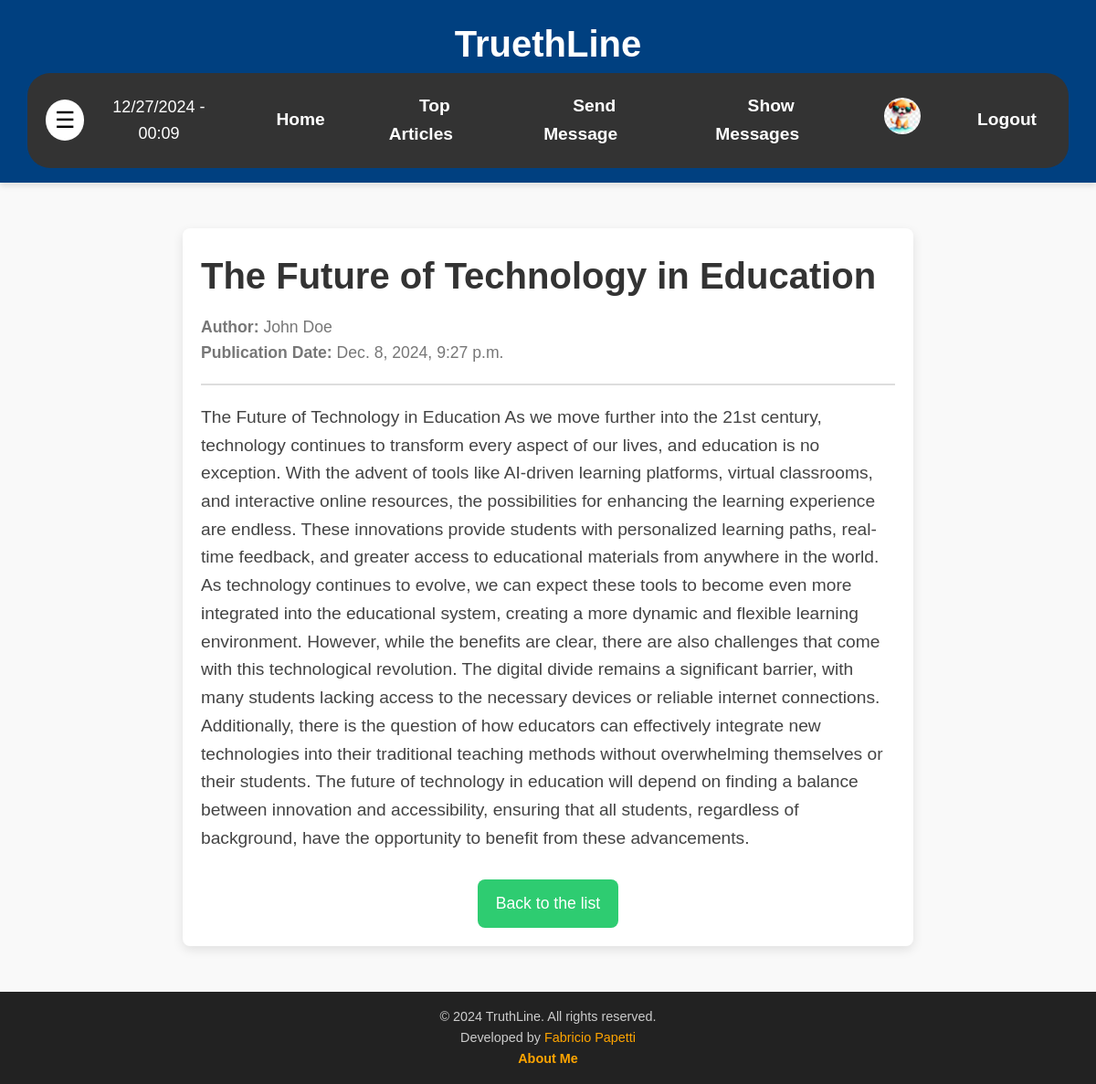
/articles/1/ (signed in), run on the app's committed database.
### users/modelsProfile.py (models this page shows, shortened)
class Profile(models.Model):
    user = models.OneToOneField(User, on_delete=models.CASCADE)
    photo = models.ImageField(upload_to="profile_picture/", null=True, blank=True)

### articles/models.py (models this page shows, shortened)
class Article(models.Model):
    title = models.CharField(max_length=255)
    author = models.CharField(max_length=100)
    content = models.TextField()
    publication_date = models.DateTimeField(auto_now_add=True)
    last_updated = models.DateTimeField(auto_now=True)
    is_published = models.BooleanField(default=False)

### articles/views.py (the view)
# urls.py: path('<int:id>/', getArticleDetail, name='article_detail'),
def getArticleDetail(request, id):
    article = get_object_or_404(Article, id=id)
    return render(request, "articles/article_detail.html", {"article": article})

### articles/templates/articles/article_detail.html (shortened to what this page needs)
{% extends 'homepage/base.html' %}
{% load static %}
{% block content %}
    <div class="article-container-detail">
        <div class="article-header-detail">
            <h1>{{ article.title }}</h1>
            <p><strong>Author:</strong> {{ article.author }}</p>
            <p><strong>Publication Date:</strong> {{ article.publication_date }}</p>
        </div>
        <div class="article-content-detail">
            <p>{{ article.content }}</p>
        </div>
        <div class="article-actions">
            <a href="{% url 'articles' %}" class="btn-back-detail">Back to the list</a>
        </div>
    </div>
{% endblock content %}

### homepage/templates/homepage/base.html (shortened to what this page needs)
{% load static %}
<!DOCTYPE html>
<html lang="en">
<head>
    <link  href="{% static  'homepage/css/styles.css' %}" rel="stylesheet">
    <link  href="{% static  'articles/css/styles.css' %}" rel="stylesheet">
    <link  href="{% static  'users/css/styles.css' %}" rel="stylesheet">
    <link  href="{% static  'messaging/css/styles.css' %}" rel="stylesheet">
    <link rel="stylesheet" href="https://cdnjs.cloudflare.com/ajax/libs/animate.css/4.1.1/animate.min.css"/>
</head>
<body>
    <header>
        <div class="logo">
            <h1>TruethLine</h1>
        </div>
        <nav>
            <div class="menu-container">
                <button class="menu-btn" onclick="toggleCategories()">☰</button>
                <ul class="navbar">
                    <li id="current-time"></li>
                    <a href="{% url 'inicio' %}"><li>Home</li></a>
                    <a href="{% url 'articles' %}"><li>Top Articles</li></a>
                    <a href="{% url 'messaging:send_message' %}"><li>Send Message</li></a>
                    <a href="{% url 'messaging:show_messages' %}"><li>Show Messages</li></a>
                    {% if user.is_authenticated %}
                    <a href="{% url 'user_profile' %}">
                        <li>
                            {% if user.profile.photo %}
                                <img src="{{ user.profile.photo.url }}" alt="Profile" class="profile-picture-small">
                            {% else %}
                                <img src="{% static 'users/assets/blank-profile-picture.webp' %}" alt="Profile" class="profile-picture-small">
                            {% endif %}
                        </li>
                    </a>
                        <a href="{% url 'logout' %}"><li>Logout</li></a>
                    {% else %}
                        <a href="{% url 'login' %}"><li>Login</li></a>
                        <a href="{% url 'register' %}"><li>Sing Up</li></a>
                    {% endif %}
                </ul>
            </div>
        </nav>
    </header>
    <main>
        {% block content %}
        {% endblock content %}
    </main>
    <footer>
        <div class="footer-content">
            <p>&copy; 2024 TruthLine. All rights reserved.</p>
            <p>
                Developed by <a href="https://github.com/fabrixindex" target="_blank">Fabricio Papetti</a>
            </p>
            <p>
                <a href="{% url 'about_me' %}" class="footer-about-link">About Me</a>
            </p>
        </div>
    </footer>
</body>
</html>

### homepage/static/homepage/css/styles.css (style rules this page uses)
* { margin: 0; padding: 0; box-sizing: border-box; font-family: 'Arial', sans-serif; }
body { background-color: #f9f9f9; color: #333; line-height: 1.6; }
header { background-color: #004080; color: #fff; padding: 1rem 0; text-align: center; box-shadow: 0 4px 6px rgba(0, 0, 0, 0.1); }
.logo h1 { font-size: 2.5rem; font-weight: bold; }
.navbar { display: flex; justify-content: center; gap: 2rem; list-style: none; margin-top: 1rem; }
.navbar li { display: inline; justify-content: space-around; }
.navbar a { text-decoration: none; color: #fff; font-size: 1.2rem; font-weight: bold; transition: color 0.3s ease-in-out; }
nav { width: 95%; margin: 0 auto; background-color: #333; z-index: 1000; border-radius: 25px; padding: 3px 0; }
.menu-container { display: flex; justify-content: space-between; align-items: center; padding: 10px 20px; }
.navbar { list-style-type: none; padding: 0; margin: 0; background-color: #333; color: #fff; display: flex; justify-content: space-between; align-items: center; }
.navbar li { padding: 15px; }
.menu-btn { background-color: #ffffff; color: rgb(0, 0, 0); border: none; border-radius: 100%; padding: 8px 10px; font-size: 25px; cursor: pointer; transition: background-color 0.3s ease; }
#current-time { text-align: center; padding: 10px; color: #fff; font-size: 18px; }
body { font-family: 'Arial', sans-serif; margin: 0; padding: 0; }
h1, p { margin: 0; }
main { width: 100%; box-sizing: border-box; }
footer { background-color: #222; color: #ccc; text-align: center; padding: 1rem; font-size: 0.9rem; }
.footer-content a { color: #ffa500; text-decoration: none; }
.footer-about-link { color: #6a11cb; text-decoration: none; font-weight: bold; transition: color 0.3s ease; }
body, html { height: 100%; margin: 0; }
body { display: flex; flex-direction: column; min-height: 100vh; }
main { flex: 1; }
.profile-picture-small { width: 40px; height: 40px; border-radius: 50%; object-fit: cover; }

### articles/static/articles/css/styles.css (style rules this page uses)
.article-container-detail { max-width: 800px; margin: 50px auto; padding: 20px; background-color: #fff; border-radius: 8px; box-shadow: 0 4px 12px rgba(0, 0, 0, 0.1); }
.article-header-detail { border-bottom: 2px solid #ddd; padding-bottom: 20px; margin-bottom: 20px; }
.article-header-detail h1 { font-size: 2.5rem; color: #333; margin-bottom: 10px; }
.article-header-detail p { font-size: 1.1rem; color: #777; }
.article-content-detail { font-size: 1.2rem; line-height: 1.6; color: #444; margin-bottom: 30px; }
.article-actions { display: flex; gap: 15px; justify-content: center; margin-top: 20px; }
.btn-back-detail { padding: 12px 20px; background-color: #2ecc71; color: #ffffff; text-decoration: none; border-radius: 8px; font-size: 1.1em; text-align: center; transition: background-color 0.3s ease, transform 0.2s ease; }

### data on the page
Article: title "The Future of Technology in Education", author "John Doe", publication_date "Dec. 8, 2024, 9:27 p.m.", content "The Future of Technology in Education As we move further into the 21st century, technology continues to transform every aspect of our lives, and education is no exception. With the advent of tools like AI-driven learning platforms, virtual classrooms, and interactive online resources, the possibilities for enhancing the learning experience are endless. These innovations provide students with personalized learning paths, real-time feedback, and greater access to educational materials from anywhere in the world. As technology continues to evolve, we can expect these tools to become even more integrated into the educational system, creating a more dynamic and flexible learning environment.…"
